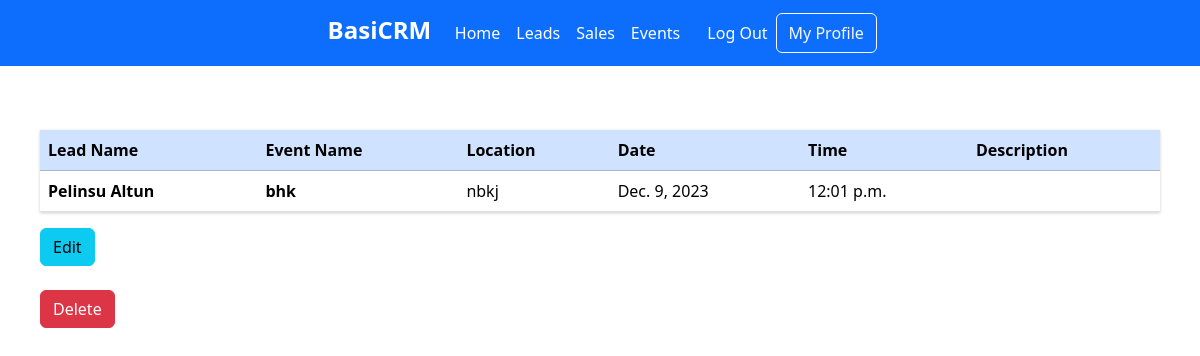
Screenshot of /events/2 (signed in) with the database file from the repository.
### CRMApp/models.py (models this page shows, shortened)
class Event(models.Model):
    created_at=models.DateTimeField(auto_now_add=True)
    updated_at=models.DateTimeField(auto_now=True)
    user=models.ForeignKey(User, on_delete=models.CASCADE)
    contact=models.ForeignKey(Contact, on_delete=models.CASCADE)
    event_name=models.CharField(max_length=100)
    event_date=models.DateField()
    event_time=models.TimeField()
    event_location=models.CharField(max_length=100)
    event_description=models.TextField()
    done=models.BooleanField(default=False)

class Contact(models.Model):
    created_at=models.DateTimeField(auto_now_add=True)
    updated_at=models.DateTimeField(auto_now=True)
    user=models.ForeignKey(User, on_delete=models.CASCADE)
    first_name=models.CharField(max_length=50)
    last_name=models.CharField(max_length=50, default="")
    organization_name=models.CharField(max_length=250, default="")
    organization=models.BooleanField(default=False)
    email=models.EmailField()
    phone=models.CharField(max_length=50)
    address=models.CharField(max_length=50)
    city=models.CharField(max_length=50)
    country=models.CharField(max_length=50)
    notes=models.TextField(default=None, blank=True, null=True)

### CRMApp/views.py (the view)
# urls.py: path('events/<int:id>', views.get_event_detail, name="get_event_detail"),
def get_event_detail(request,id):
    try:
        event=get_object_or_404(Event.objects.select_related('contact').filter(user_id=request.user.id), pk=id)
    except Http404:
        return render(request, "pages/404.html")
    if request.method=="GET":
        return render(request, 'pages/event-detail.html',{"event":event})

### templates/pages/event-detail.html (shortened to what this page needs)
{%extends "base.html"%}
{% block content %}
<br>
<div class="wrapper">
    <table class="table">
        <thead>
      <tr class="table-primary">
        <th scope="col">Lead Name</th>
        <th scope="col">Event Name</th>
        <th scope="col">Location</th>
        <th scope="col">Date</th>
        <th scope="col">Time</th>
        <th scope="col">Description</th>
      </tr>
    </thead>
    <tbody>
        <tr>
            <th scope="row">{{ event.contact.first_name}} {{event.contact.last_name}}</th>
            <th scope="row">{{ event.event_name }}</th>
            <td>{{ event.event_location }}</td>
            <td>{{ event.event_date }}</td>
            <td>{{ event.event_time }}</td>
            <td>{{ event.event_description }}</td>
        </tr>
    </tbody>
    </table>
<a href="/events/edit/{{ event.id }}">
    <button type="button" class="btn btn-info">Edit</button>
</a>
<br>
<br>
<form method="POST" action="/events/delete/{{event.id}}">
    <button type="submit" class="btn btn-danger">Delete</button>
  </form>
</div>
{% endblock%}

### CRMApp/static/css/table.css (style rules this page uses)
body { font-family: "Helvetica Neue", Helvetica, Arial; font-size: 14px; line-height: 20px; font-weight: 400; color: #3b3b3b; -webkit-font-smoothing: antialiased; font-smoothing: antialiased; background: white; }
.wrapper { margin: 0 auto; padding: 40px; max-width: 1300px; }
.table { margin: 0 0 40px 0; width: 100%; box-shadow: 0 1px 3px rgba(0, 0, 0, 0.2); display: table; }
:root { --grid-max-width: 40rem; --grid-width: 90%; --grid-gutter: 3%; }
:root { --html-font-size: 100%; --body-background-color: #f9f8f5; --body-color: #353535; --body-font-family: 'Roboto'; --body-font-family-fallback: sans-serif; --body-font-size: 1rem; --body-font-weight: 400; --body-line-height: 1.5; }
*, *::before, *::after { box-sizing: inherit; }
html { box-sizing: border-box; font-size: var(--html-font-size); height: 100%; }
body { background-color: var(--body-background-color); color: var(--body-color); font-family: var(--body-font-family), var(--body-font-family-fallback); font-size: var(--body-font-size); font-weight: var(--body-font-weight); line-height: var(--body-line-height); margin: 0; min-height: 100%; }
:root { --box-background-color: #fff; --box-padding-horizontal: 2rem; --box-padding-vertical: 3rem; }

### rows the page displays
Event: contact.first_name "Pelinsu", contact.last_name "Altun", event_name "bhk", event_location "nbkj", event_date "Dec. 9, 2023", event_time "12:01 p.m."
